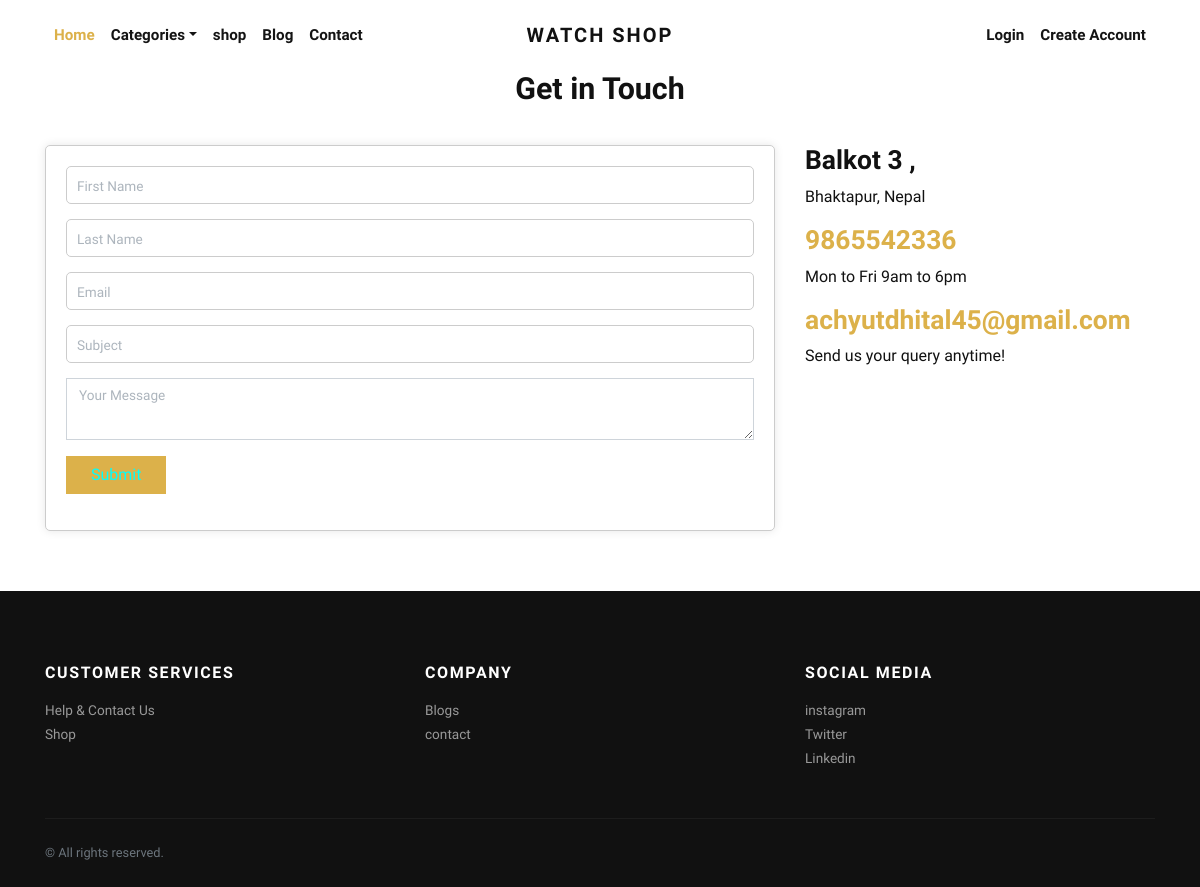
The app's page /contact with its own data.
### app/models.py (models this page shows, shortened)
class ContactInfo(models.Model):
    address = models.CharField(max_length=255)
    city = models.CharField(max_length=100)
    country = models.CharField(max_length=100)
    phone_number = models.CharField(max_length=20)
    email = models.EmailField()

class SocialMediaLink(models.Model):
    title = models.CharField(max_length=100)
    url = models.URLField()

### app/views.py (the view)
# urls.py: path('contact', views.contact, name='contact'),
def contact(request):
    if request.method =="POST":
        form = ContactForm(request.POST)
        if form.is_valid():
            form.save()
            firstname = request.POST['firstname']
            lastname = request.POST['lastname']
            subject = request.POST['subject']
            message1 = request.POST['message']
            emaild = request.POST['email']
            subject1 = "New response in contact"
            message2 = f"customer details:"+"Name:"+firstname+" "+lastname+" " +"email:"+emaild +"  "+ "subject:"+subject +"  "+ "message:"+message1
            email_from1= settings.EMAIL_HOST_USER
            emailto = ["hermansepherd@gmail.com"]
            send_mail(subject1,message2,email_from1, emailto)
            email = request.POST['email']
            subject = "Message submitted sucessfully"
            message = "Thank you for reaching to us. We will contact you shortly"
            email_from = settings.EMAIL_HOST_USER
            to = [email]
            send_mail(subject,message,email_from,to)
            messages.success(request , "sucess!!")
            return redirect("app:contact")
        else:
            messages.error(request, "response not submitted!!")
    else:
        form = ContactForm()
    storage = get_messages(request)
    for message in storage:
        pass
    return render(request, 'app/contact.html', {'form': form})

### app/forms.py
class ContactForm(ModelForm):
    class Meta:
        model= Contacts
        fields = '__all__'

### app/context_preprocessors.py (called while the page is built)
def store_menu(request):
    categories = Category.objects.filter(is_active=True)
    context = {
        'categories_menu': categories,
    }
    return context

def cart_menu(request):
    if request.user.is_authenticated:
        cart_items= Cart.objects.filter(user=request.user)
        context = {
            'cart_items': cart_items,
        }
    else:
        context = {}
    return context

def wishlist_count(request):
    if request.user.is_authenticated:
        wishlist_items = WishlistItem.objects.filter(user=request.user)
        wishlist_count = wishlist_items.count()
    else:
        wishlist_count = 0
    return {'wishlist_count': wishlist_count}

def social_links(request):
    links = SocialMediaLink.objects.all()
    return {'social_media_links': links}

def contact_info(request):
    contact_info = ContactInfo.objects.first()
    return {'contact_info': contact_info}

### app2/context_preprocessors.py (called while the page is built)
def user_info(request):
    user = request.user
    return {'user_info': user}

### app/templates/app/contact.html (shortened to what this page needs)
{% extends 'app/base.html' %}
{% load static %}
{% block content %}
<section class="contact-section section_padding">
  <div class="container" style="padding-bottom: 60px;">
    <div class="row">
      <div class="col-12">
        <h2 class="contact-title" style="text-align: center; padding-bottom: 30px;">Get in Touch</h2>
      </div>
      <div class="col-lg-8">
        <div class="contact-form-container">
          <form class="form-contact contact_form" action="{% url 'app:contact' %}" method="post" id="contactForm" novalidate="novalidate">
            <div class="custom-form-group">
              <input type="text" class="form-control" name="firstname" placeholder="First Name">
            </div>
            <div class="custom-form-group">
              <input type="text" class="form-control" name="lastname" placeholder="Last Name">
            </div>
            <div class="custom-form-group">
              <input type="email" class="form-control" name="email" placeholder="Email">
            </div>
            <div class="custom-form-group">
              <input type="text" class="form-control" name="subject" placeholder="Subject">
            </div>
            <div class="custom-form-group">
              <textarea class="form-control" name="message" rows="2" placeholder="Your Message"></textarea>
            </div>
            <div class="form-group mt-3">
              <button type="submit" class="btn btn-primary" style="color: aqua;">Submit</button>
            </div>
          </form>
        </div>
      </div>
      <div class="col-lg-4">
        <div class="media contact-info">
            <div class="media-body">
                <h3>{{ contact_info.address }}</h3>
                <p>{{ contact_info.city }}, {{ contact_info.country }}</p>
            </div>
        </div>
        <div class="media contact-info">
            <div class="media-body">
                <h3><a href="tel:{{ contact_info.phone_number }}" target="_blank">{{ contact_info.phone_number }}</a></h3>
                <p>Mon to Fri 9am to 6pm</p>
            </div>
        </div>
        <div class="media contact-info">
            <div class="media-body">
                <h3><a href="mailto:{{ contact_info.email }}" target="_blank">{{ contact_info.email }}</a></h3>
                <p>Send us your query anytime!</p>
            </div>
        </div>
    </div>
    </div>
  </div>
</section>
{% endblock content %}

### app/templates/app/base.html (shortened to what this page needs)
{% load static %}
<!DOCTYPE html>
<html>
  <head>
    <link rel="stylesheet" href="{% static 'app/vendor/bootstrap/css/bootstrap.min.css' %}">
    <link rel="stylesheet" href="{% static 'app/vendor/lightbox2/css/lightbox.min.css' %}">
    <link rel="stylesheet" href="{% static 'app/vendor/nouislider/nouislider.min.css' %}">
    <link rel="stylesheet" href="{% static 'app/vendor/bootstrap-select/css/bootstrap-select.min.css' %}">
    <link rel="stylesheet" href="{% static 'app/vendor/owl.carousel2/assets/owl.carousel.min.css' %}">
    <link rel="stylesheet" href="{% static 'app/vendor/owl.carousel2/assets/owl.theme.default.css' %}">
    <link rel="stylesheet" href="https://cdnjs.cloudflare.com/ajax/libs/font-awesome/5.15.3/css/all.min.css">
    <link rel="stylesheet" href="{% static 'app/css/style.default.css' %}" id="theme-stylesheet">
    <link rel="stylesheet" href="{% static 'app/css/custom.css' %}">
  </head>
  <body>
    <div class="page-holder">
      <header class="header bg-white">
        <div class="container px-0 px-lg-3">
          <nav class="navbar navbar-expand-lg navbar-light py-3 px-lg-0"><a class="navbar-brand" href="{% url 'app:home' %}"><span class="font-weight-bold text-uppercase text-dark">Watch shop</span></a>
            <div class="collapse navbar-collapse" id="navbarSupportedContent">
              <ul class="navbar-nav mr-auto">
                <li class="nav-item">
                  <a class="nav-link active" href="{% url 'app:home' %}">Home</a>
                </li>
                <li class="nav-item dropdown"><a class="nav-link dropdown-toggle" id="pagesDropdown" href="#" data-toggle="dropdown" aria-haspopup="true" aria-expanded="false">Categories</a>
                </li>
                <li class="nav-item">
                  <a class="nav-link" href="{% url 'app:shop' %}">shop</a>
                </li>
                <li class="nav-item">
                  <a class="nav-link" href="{% url 'app:blog' %}">Blog</a>
                </li>
                <li class="nav-item">
                  <a class="nav-link" href="{% url 'app:contact' %}">Contact</a>
                </li>
              </ul>
              <ul class="navbar-nav ml-auto">
                {% if request.user.is_authenticated %}
                  <li class="nav-item"><a class="nav-link" href="{% url 'app:cart' %}"> <i class="fas fa-dolly-flatbed mr-1 text-gray"></i>Cart<small class="text-gray">({{request.user.cart_set.count}})</small></a></li>
                  <li class="nav-item"><a class="nav-link" href="{%url 'app:wishlist'%}"> <i class="far fa-heart mr-1"></i><small class="text-gray"> ({{ wishlist_count }})</small></a></li>
                  {% comment %} <li class="nav-item"><a class="nav-link" href="#"> <i class="fas fa-user-alt mr-1 text-gray"></i>My Account</a></li> {% endcomment %}
                  <li class="nav-item dropdown"><a class="nav-link dropdown-toggle" id="pagesDropdown" href="#" data-toggle="dropdown" aria-haspopup="true" aria-expanded="false"><i class="fas fa-user-alt mr-1 text-gray"></i>My Account</a></a>
                  <div class="dropdown-menu mt-3" aria-labelledby="pagesDropdown">
                      <a class="dropdown-item border-0 transition-link" href="{% url 'app:profile' %}">Profile</a>
                      <a class="dropdown-item border-0 transition-link" href="{% url 'app:cart' %}">Cart</a>
                      <a class="dropdown-item border-0 transition-link" href="{% url 'app:orders' %}">Orders</a>
                      <a class="dropdown-item border-0 transition-link" href="{% url 'app:password-change' %}">Change Password</a>
                    <hr>
                    <a class="dropdown-item border-0 transition-link" href="{% url 'app:logout' %}">Log Out</a>
                </li>
                {% else %}
                  <li class="nav-item"><a class="nav-link" href="{% url 'app:login' %}">Login</a></li>
                  <li class="nav-item"><a class="nav-link" href="{% url 'app:register' %}">Create Account</a></li>
                {% endif %}
              </ul>
            </div>
          </nav>
        </div>
      </header>
      {% block content %}
      {% endblock content %}
      <footer class="bg-dark text-white">
        <div class="container py-4">
          <div class="row py-5">
            <div class="col-md-4 mb-3 mb-md-0">
              <h6 class="text-uppercase mb-3">Customer services</h6>
              <ul class="list-unstyled mb-0">
                <li><a class="footer-link" href="{%url 'app:contact'%}">Help &amp; Contact Us</a></li>
                <li><a class="footer-link" href="{% url 'app:shop' %}">Shop</a></li>
              </ul>
            </div>
            <div class="col-md-4 mb-3 mb-md-0">
              <h6 class="text-uppercase mb-3">Company</h6>
              <ul class="list-unstyled mb-0">
                <li><a class="footer-link" href="{% url 'app:blog'%}">Blogs</a></li>
                <li><a class="footer-link" href="{%url 'app:contact'%}">contact</a></li>
              </ul>
            </div>
            <div class="col-md-4">
              <h6 class="text-uppercase mb-3">Social media</h6>
              <ul class="list-unstyled mb-0">
                {% for link in social_media_links %}
                <li><a class="footer-link" href="{{ link.url }}">{{ link.title }}</a></li>
                {% endfor %}
              </ul>
            </div>
          </div>
          <div class="border-top pt-4" style="border-color: #1d1d1d !important">
            <div class="row">
              <div class="col-lg-6">
                <p class="small text-muted mb-0">&copy; All rights reserved.</p>
              </div>
            </div>
          </div>
        </div>
      </footer>
       {% include 'app/scripts.html' %}

### app/static/app/css/style.default.css (style rules this page uses)
.navbar { position: relative; }
@media (min-width: 992px) { .navbar-brand { position: absolute; top: 50%; left: 50%; -webkit-transform: translate(-50%, -50%); transform: translate(-50%, -50%); } }
.footer-link { font-size: 0.85rem; position: relative; color: #999; transition: all 0.3s; }
.footer-link::before { content: '\f0da'; display: inline-block; font-family: 'Font Awesome\ 5 Free'; font-weight: 900; position: absolute; top: 50%; left: 0; -webkit-transform: translateY(-50%); transform: translateY(-50%); color: #fff; transition: all 0.3s; opacity: 0; }
.text-uppercase { text-transform: uppercase; letter-spacing: 0.1em; }
.navbar { padding: 0.5rem 1rem; }
.navbar-brand { display: inline-block; padding-top: 0.3125rem; padding-bottom: 0.3125rem; margin-right: 1rem; font-size: 1.25rem; }
.navbar-light .navbar-brand { color: #dcb14a; }
.navbar-light .navbar-nav .nav-link { color: rgba(17, 17, 17, 0.99); font-weight: 800; font-size: 0.95rem; transition: all 0.3s; }
.navbar-light .navbar-nav .show > .nav-link, .navbar-light .navbar-nav .active > .nav-link, .navbar-light .navbar-nav .nav-link.show, .navbar-light .navbar-nav .nav-link.active { color: #dcb14a; }
.btn { font-weight: 400; border: 1px solid transparent; font-family: inherit; padding: 0.375rem 1.5rem; font-size: 1rem; line-height: 1.5; border-radius: 0; transition: color 0.15s ease-in-out, background-color 0.15s ease-in-out, border-color 0.15s ease-in-out, box-shadow 0.15s ease-in-out; }
.btn-primary { color: #212529; background-color: #dcb14a; border-color: #dcb14a; }
body { font-family: "Libre Franklin", sans-serif; font-size: 1rem; font-weight: 400; line-height: 1.5; color: #111111; background-color: #fff; }
a { color: #dcb14a; text-decoration: none; }
h1, h2, h3, h4, h5, h6, .h1, .h2, .h3, .h4, .h5, .h6 { margin-bottom: 0.5rem; font-family: inherit; font-weight: 900; line-height: 1.2; color: inherit; }
h2, .h2 { font-size: 1.9rem; }
h3, .h3 { font-size: 1.65rem; }
h6, .h6 { font-size: 1rem; }
small, .small { font-size: 80%; font-weight: 400; }
.bg-dark { background-color: #111111 !important; }
.text-dark { color: #111111 !important; }
.form-control { padding: 0.375rem 0.75rem; font-size: 1rem; line-height: 1.5; color: #495057; background-color: #fff; border: 1px solid #ced4da; border-radius: 0; transition: border-color 0.15s ease-in-out, box-shadow 0.15s ease-in-out; }
.form-control::placeholder { color: #adb5bd; font-size: 0.85rem; font-weight: 400; }
.nav-link { padding: 0.5rem 1rem; }

### app/templates/app/contact.html (style rules this page uses)
.contact-form-container { border: 1px solid #ccc; padding: 20px; border-radius: 5px; background-color: #fff; box-shadow: 0px 0px 10px rgba(0, 0, 0, 0.1); }
.custom-form-group { margin-bottom: 15px; }
.custom-form-group input { width: 100%; padding: 10px; border: 1px solid #ccc; border-radius: 5px; }

### records on screen
ContactInfo: address "Balkot 3 ,", city "Bhaktapur", country "Nepal", phone_number "9865542336", email "achyutdhital45@gmail.com"
SocialMediaLink: title "instagram"
SocialMediaLink: title "Twitter"
SocialMediaLink: title "Linkedin"
